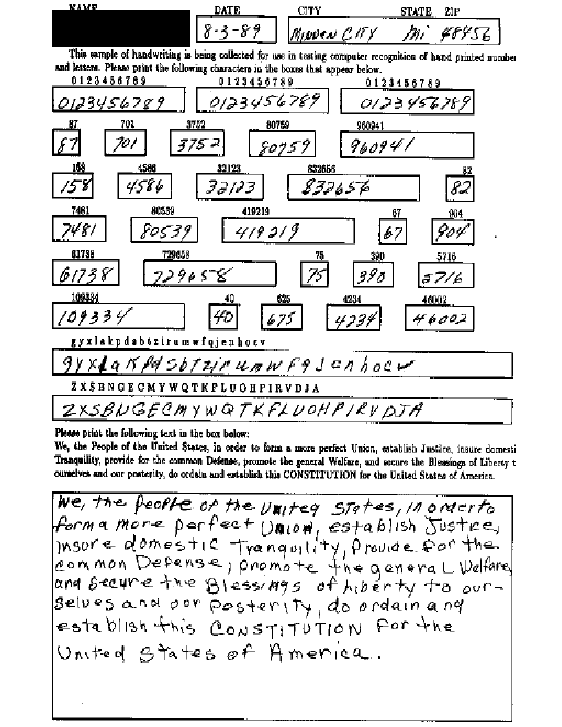
#> input picture Data-storage/form-1.png, 562 x 727 px, found by its file name
$ jupyter execute --allow-errors box-detection-2.ipynb
#> lines starting #> are read from the running program, lines starting #| are printed output that depends on the picture; after the words box and inside, x2 and y2 are one past the last pixel; in counts of white or black regions, pixels touching at a corner belong together
[cell 1]
import cv2
import numpy as np

[cell 2]
img =  cv2.imread(r"C:\Users\brans\Documents\Application-files-utilities\VScode\Project-007\Data-storage\form-1.png")
#> img is the input picture: shape (727, 562, 3); min 0, max 255, mean 224.1
gray = cv2.cvtColor(img,cv2.COLOR_BGR2GRAY)

thresh_inv = cv2.threshold(gray, 0, 255, cv2.THRESH_BINARY_INV+cv2.THRESH_OTSU)[1]
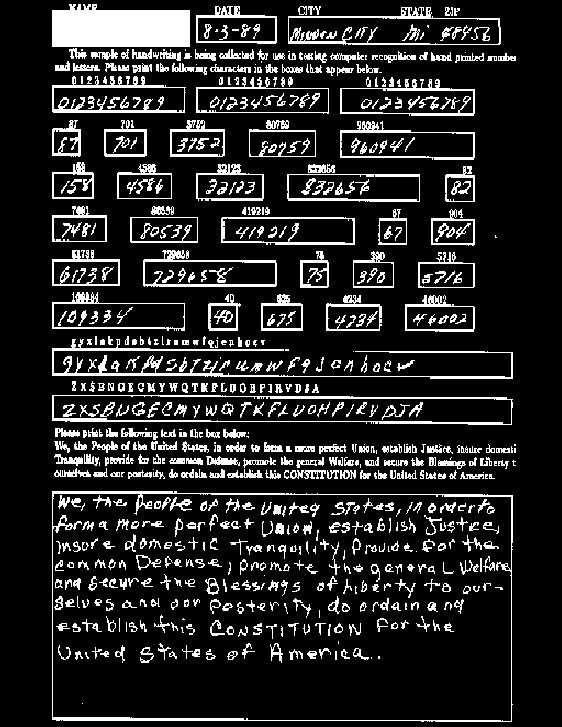
#> thresh_inv: shape (727, 562); 14.7% white; 733 white regions (113 under 20 px)

# Blur the image
blur = cv2.GaussianBlur(thresh_inv,(1,1),0)

thresh = cv2.threshold(blur, 0, 255, cv2.THRESH_BINARY+cv2.THRESH_OTSU)[1]

# find contours
contours = cv2.findContours(thresh, cv2.RETR_EXTERNAL, cv2.CHAIN_APPROX_SIMPLE)[0]
#> contours = 324 contours, 133 with area under 20; largest, box (x1, y1, x2, y2) and area: (52, 491, 513, 722) 104322, (52, 395, 513, 425) 11784, (288, 7, 501, 45) 5876, (52, 4, 190, 47) 5016, (340, 121, 475, 160) 3704

#> (the rest of this cell did not finish here and is left out)
